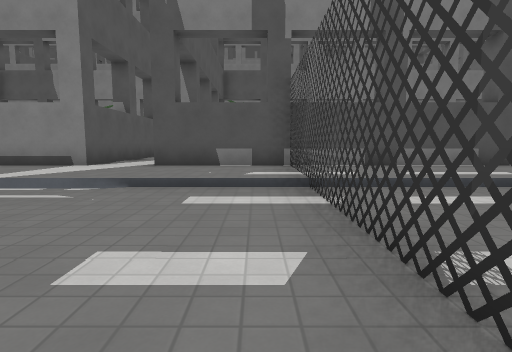
view 1 (above)

24 first-person views from a walk through a 3-D level made in the Godot game engine. The camera is 1.2 m above the floor, tilts 6° down and sees 80° across. The floor is counted in squares, 2 m on a side. Each view is taken from the middle of a square. On the plan, view 1 faces up. The plan holds only what a view shows up to about 9 squares ahead; the rest is blank. The place goes on beyond the plan. Flat picture figures and markers are not drawn. Characters and animated objects are left out. Some surface patterns are stand-ins.

view 2
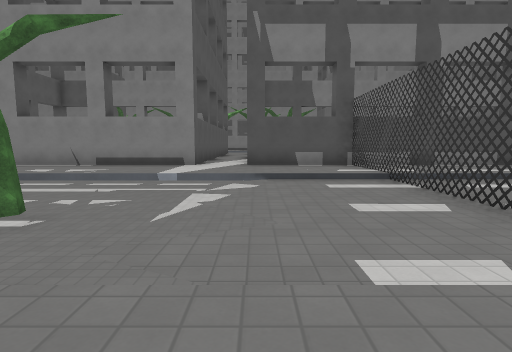

view 3
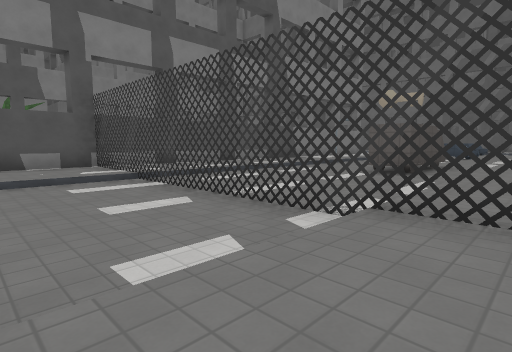

view 4
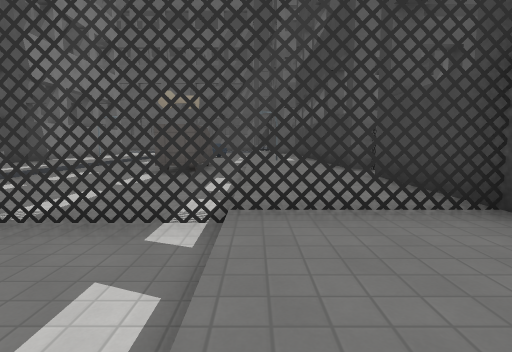

view 5
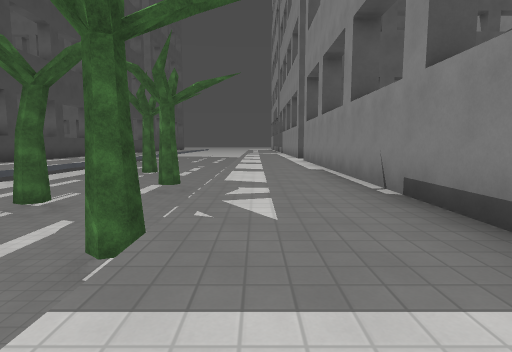

view 6
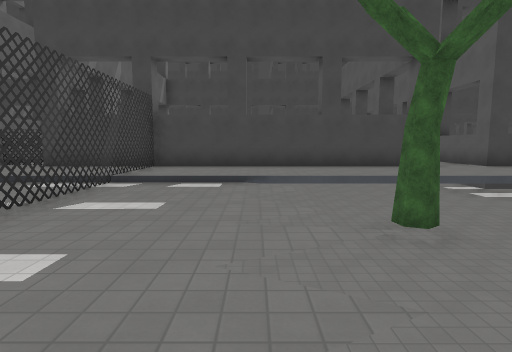

view 7
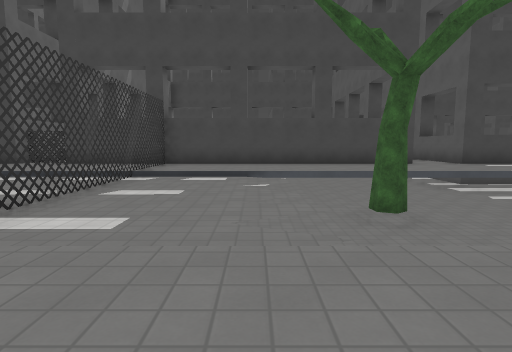

view 8
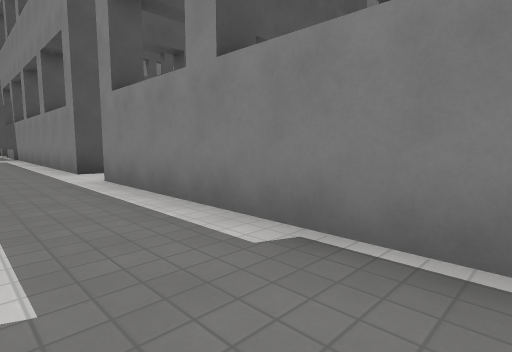

view 9
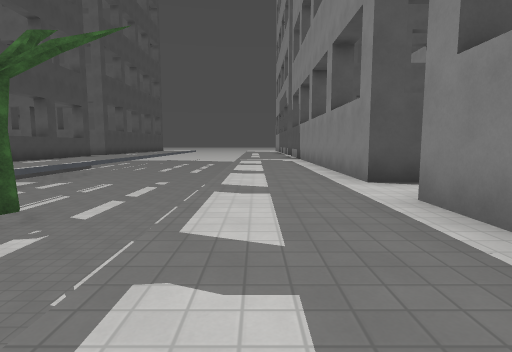

view 10
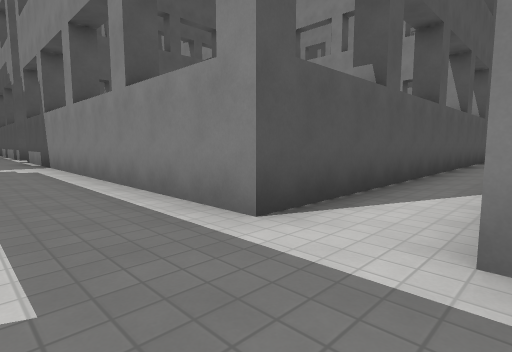

view 11
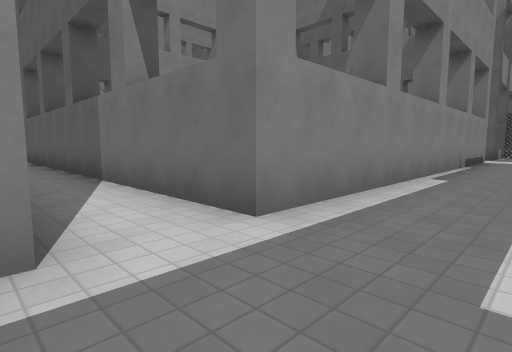

view 12
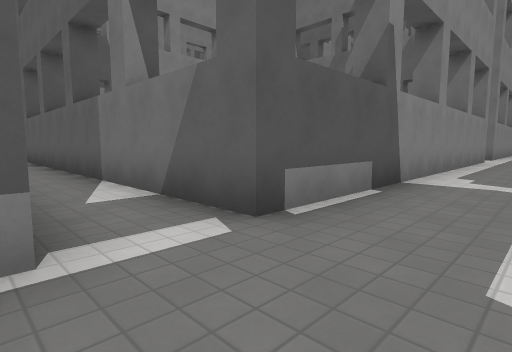

view 13
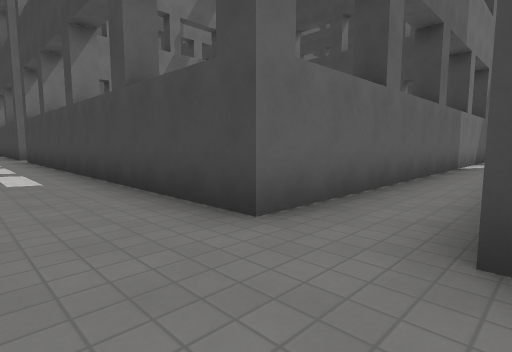

view 14
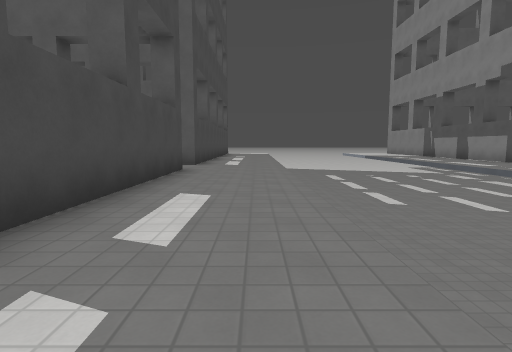

view 15
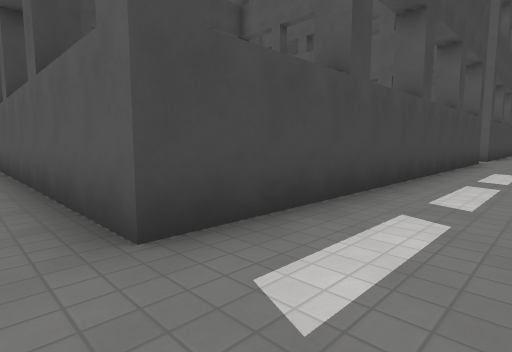

view 16
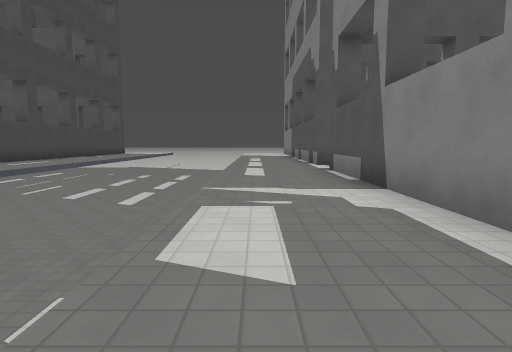

view 17
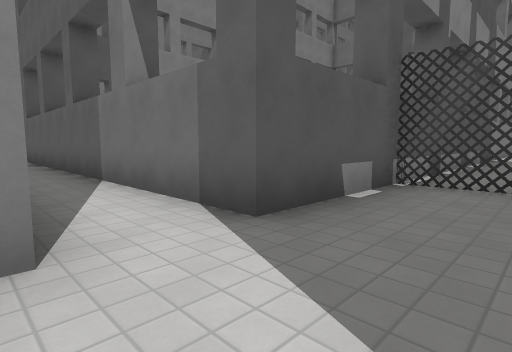

view 18
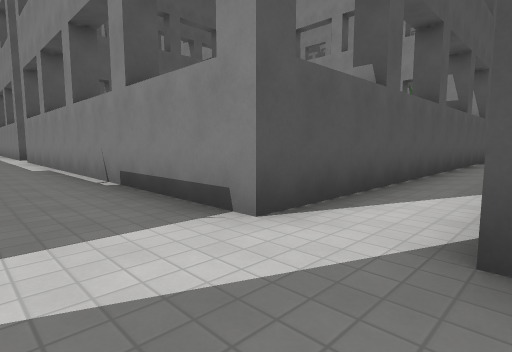

view 19
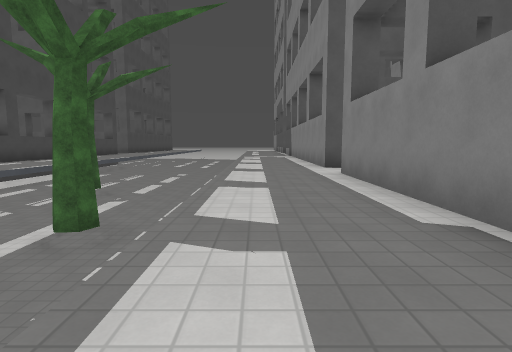

view 20
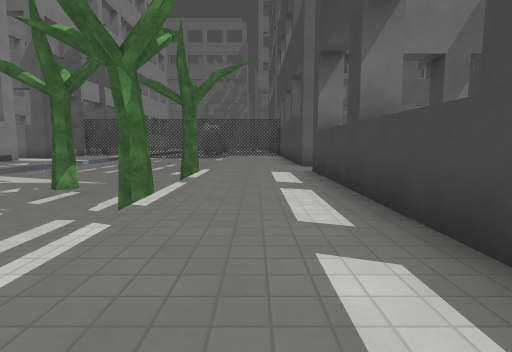

view 21
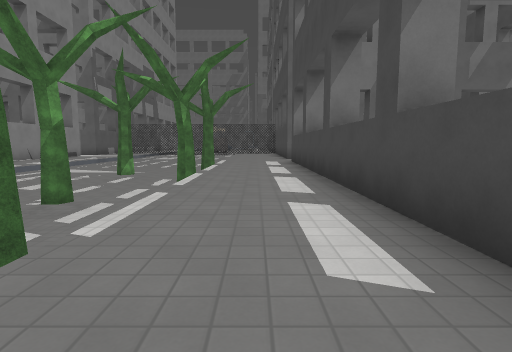

view 22
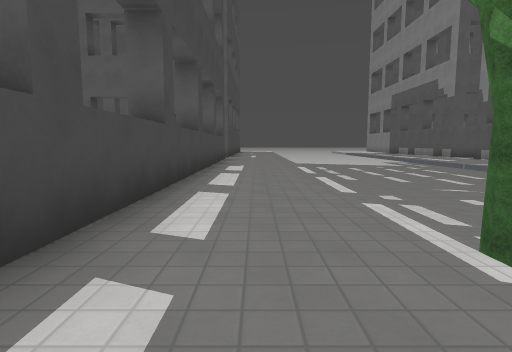

view 23
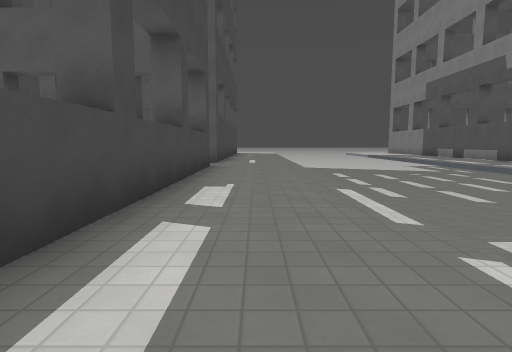

view 24
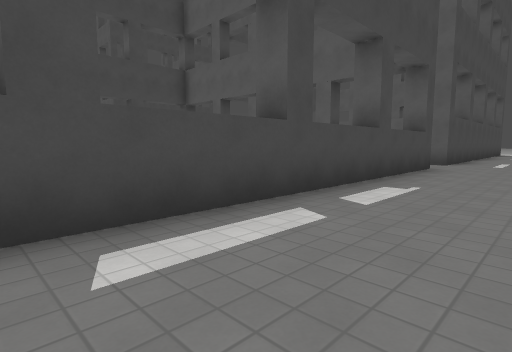

### Floor plan
Key: @ floor where view 1 was taken; # wall or solid block; . main floor; - floor 0.25 m lower than the main floor; = window, fence, low wall or low ledge; v drop or lower ground; B building; T thing the floor can be seen under or through; R tree; U truck.
Columns run from 28 left of view 1 to 6 right of it. Each row starts with its distance up from view 1.
 26 ..
 25 ...
 24 vvvvv
 23 vvvvvv
 22 vvvvvvv
 21 vvvvvvvv
 20  vvvvvvvv
 19 ..............
 18 ..............
 17 B.##########B.          B
 16  .#        ##.#         # #
 15  .#         #.#         # #
 14  .#         #.#         #.#
 13  .#         #.#         #.#
 12  .#         #.#         #.#
 11  .#         #.#         #.#
 10  .#         #.#         #.#
  9  .#         #.#         #.#
  8  .#         #.#         #.#
  7 #.###########.###########.#########
  6 .............................T.....
  5 .............................T.....
  4  vvvvvvvvvvvvvvvvvvvvvvvvv=--T-----
  3 vvvvvvvvvvvvvvvvvvvvvRRvvvv--T-----
  2 vvvvvvvvvvvvvvvvRvvvvvvvvv---T-----
  1 vvvvvvvvvvvvvvvvvvvvvvvvvvv--T----U
  0 vvvvv   vvvvRvvvvvvRvvvvRv--@T-----
 -1 .............................T.....
 -2 .............................T.....
 -3 .............................T.....
 -4 B ##################.          B##B

Where each view was taken, in squares from view 1:
view 1: 0 up, 0 right, facing up
view 2: 2 down, 2 left, facing up
view 3: 2 down, 2 left, facing up-right
view 4: 1 down, 2 left, facing right
view 5: 5 up, 3 left, facing left
view 6: 5 up, 2 left, facing down
view 7: 6 up, 2 left, facing down
view 8: 5 up, 9 left, facing up-left
view 9: 5 up, 11 left, facing left
view 10: 5 up, 14 left, facing up-left
view 11: 5 up, 16 left, facing up-right
view 12: 5 up, 28 left, facing up-right
view 13: 19 up, 28 left, facing down-right
view 14: 19 up, 19 left, facing left
view 15: 19 up, 15 left, facing down-left
view 16: 5 up, 19 left, facing left
view 17: 5 up, 4 left, facing up-right
view 18: 5 up, 2 left, facing up-left
view 19: 5 up, 8 left, facing left
view 20: 2 down, 15 left, facing right
view 21: 2 down, 19 left, facing right
view 22: 2 down, 14 left, facing left
view 23: 2 down, 18 left, facing left
view 24: 1 down, 18 left, facing down-left
